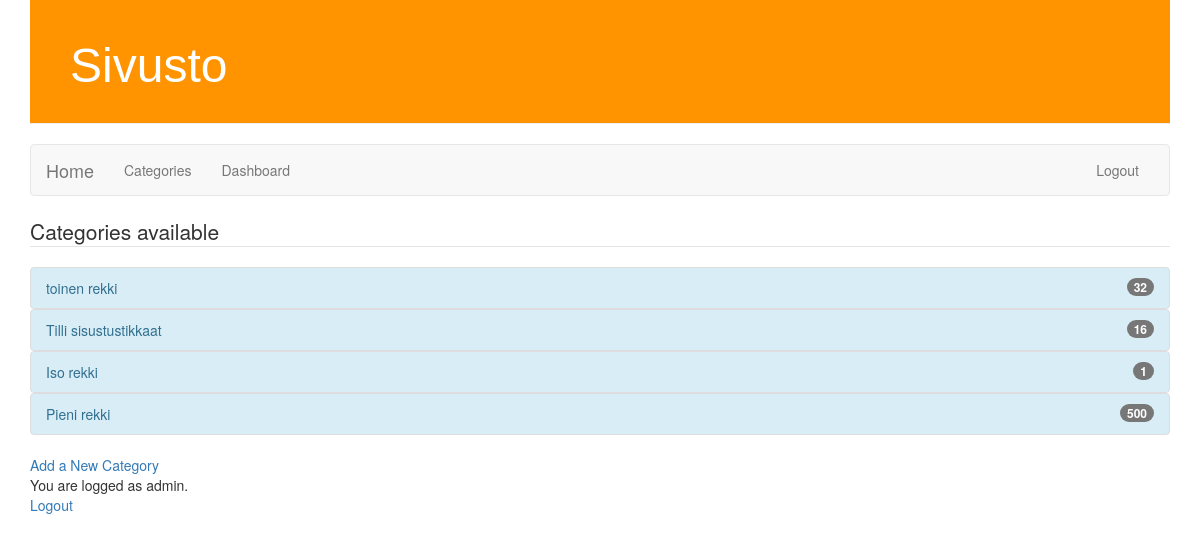
The app's page /categories (signed in) with its own data.
### rango/models.py (models this page shows, shortened)
class Category(models.Model):
    name = models.CharField(max_length=128, unique=True)
    imgpath = models.CharField(max_length=128, blank=True)
    views = models.IntegerField(default=0)
    likes = models.IntegerField(default=0)
    slug = models.SlugField(unique=True)

### rango/views.py (the view)
# urls.py: url(r'^categories', views.categories, name='categories'),
def categories(request):
    category_list = Category.objects.all()
    context_dict = {'categories': category_list}
    return render(request, 'rango/categories.html', context_dict)

### rango/templates/rango/categories.html
{% extends 'rango/base.html' %}
{% load staticfiles %}
{% block content %}
        {% if categories %}
            <ul class="list-group">
                <legend>Categories available</legend>
                {% for category in categories %}
                <a href="/rango/category/{{ category.slug }}">
                <li class="list-group-item list-group-item-info">
                    {{ category.name }}
                        <span class="badge">{{ category.likes}}</span>
                </li>
                     </a>
                {% endfor %}
            </ul>
        {%else%}
        <strong>ei kategorioita mukana</strong>
        {%endif%}
        {% if user.is_authenticated %}
        <a href={% url "add_category" %}>Add a New Category</a><br />
        You are logged as {{ user.username }}. <br/>
        <a href={% url "logout" %}>Logout</a><br />
        {% else %}
        <a href={% url "login" %}>Login</a>
        <br/>
        {% endif %}
{% endblock %}

### records on screen
Category: name "toinen rekki", likes "32"
Category: name "Tilli sisustustikkaat", likes "16"
Category: name "Iso rekki", likes "1"
Category: name "Pieni rekki", likes "500"

### other values on screen
{{ user.username }} "admin"
